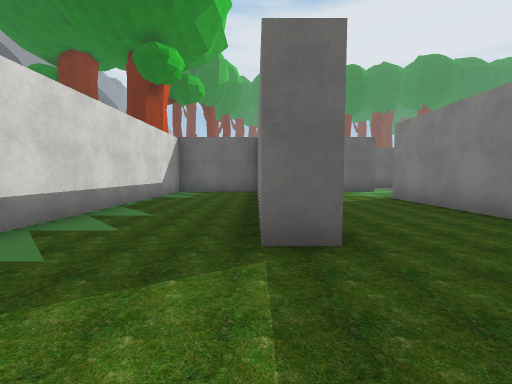
view 1 (above)

13 first-person views from a walk through a Unity game level. The camera is 1.2 m above the floor, tilts 4° down and sees 90° across. The floor is counted in squares, 2 m on a side. Each view is taken from the middle of a square. On the plan, view 1 faces up. The plan holds only what a view shows up to about 9 squares ahead; the rest is blank. The place goes on beyond the plan. The player character is not drawn. Some surface patterns are stand-ins.

view 2
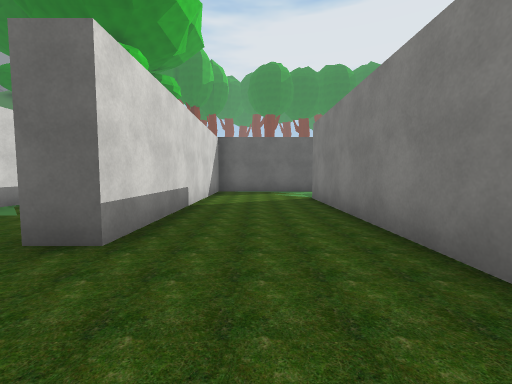

view 3
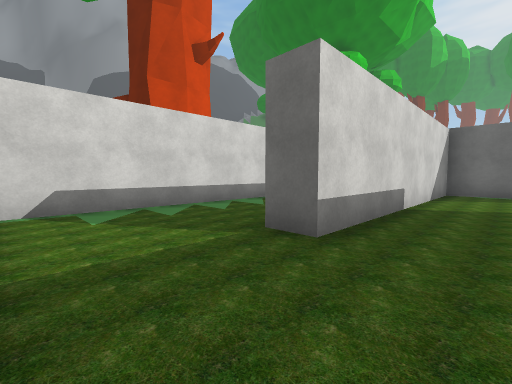

view 4
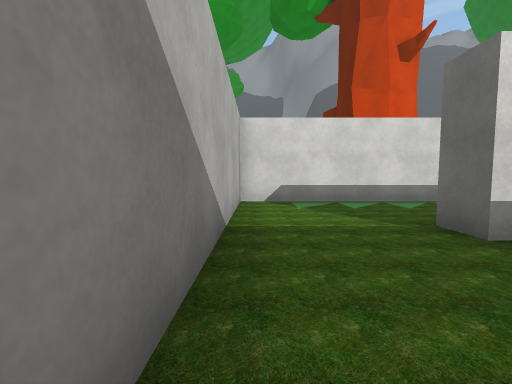

view 5
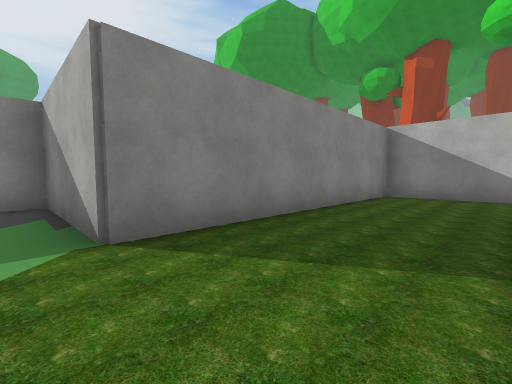

view 6
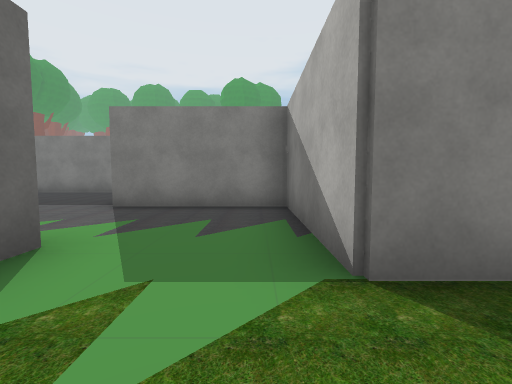

view 7
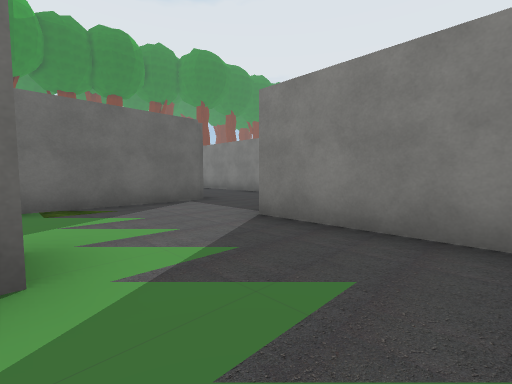

view 8
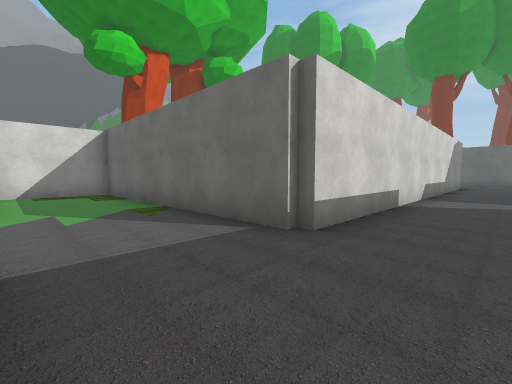

view 9
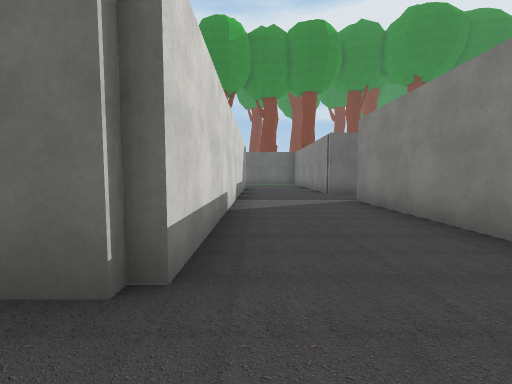

view 10
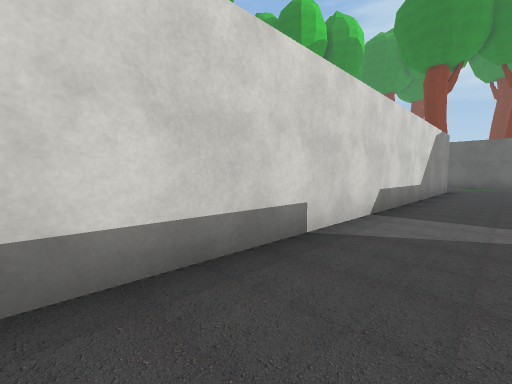

view 11
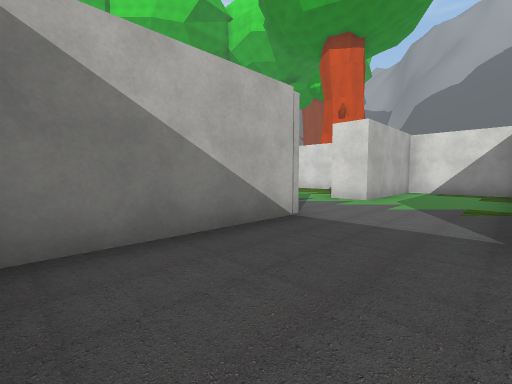

view 12
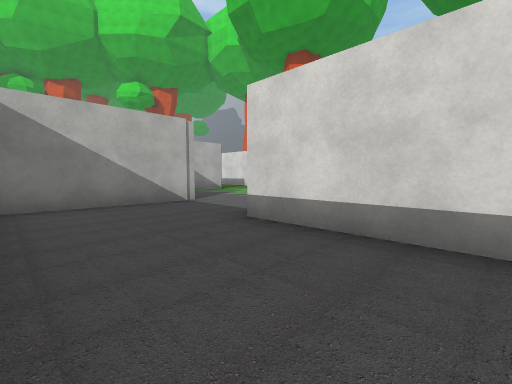

view 13
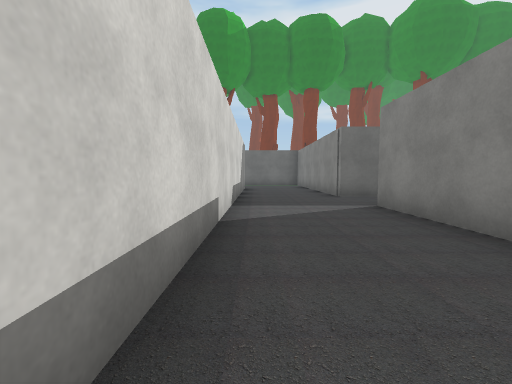

### Floor plan
Points are (right, up) in squares from view 1. A wall is a line through its corners. A room is listed if a view was taken in it or the views show most of it. See-through windows are left out.
Room 1 (views 1, 2, 3, 4, 5, 6, 7)
walls: (0.1, 8.8) (-2.6, 8.8) (-2.6, -0.3) (3.4, -0.3) (3.4, 6.4) (4.6, 6.4); (4.1, 8.8) (0.7, 8.8) (0.7, 2.1) (0, 2.1) (0, 3.8)
ways out: opening at (4, 7.5) to room 4
Room 2 (views 8, 9, 10, 11, 12, 13)
walls: (10.2, 18.8) (10.2, 21); (6.7, 9.7) (10.1, 9.7); (7.5, 21.5) (7.5, 12.2)
ways out: opening at (7, 10.5) to room 3
Room 3 (no view inside)
walls: (6.7, 8.5) (6.7, 9.7); (7.5, 12.2) (0.7, 12.2) (0.7, 9.7) (4.1, 9.7) (4.1, 8.8)
ways out: opening at (7, 10.5) to room 2; opening at (5.5, 9) to room 4
Room 4 (no view inside)
walls: (4.6, 6.4) (6.7, 6.4) (6.7, 8.5)
ways out: opening at (4, 7.5) to room 1; opening at (5.5, 9) to room 3

Where each view was taken, in squares from view 1:
view 1: 0 up, 0 right, facing up
view 2: 0 up, 2 right, facing up
view 3: 0 up, 2 right, facing up-left
view 4: 0 up, 3 right, facing left
view 5: 7 up, 1 right, facing down-right
view 6: 7 up, 2 right, facing right
view 7: 7 up, 4 right, facing up-right
view 8: 10 up, 9 right, facing up-left
view 9: 11 up, 8 right, facing up
view 10: 13 up, 9 right, facing up-left
view 11: 12 up, 10 right, facing down-left
view 12: 15 up, 10 right, facing down-left
view 13: 12 up, 8 right, facing up
